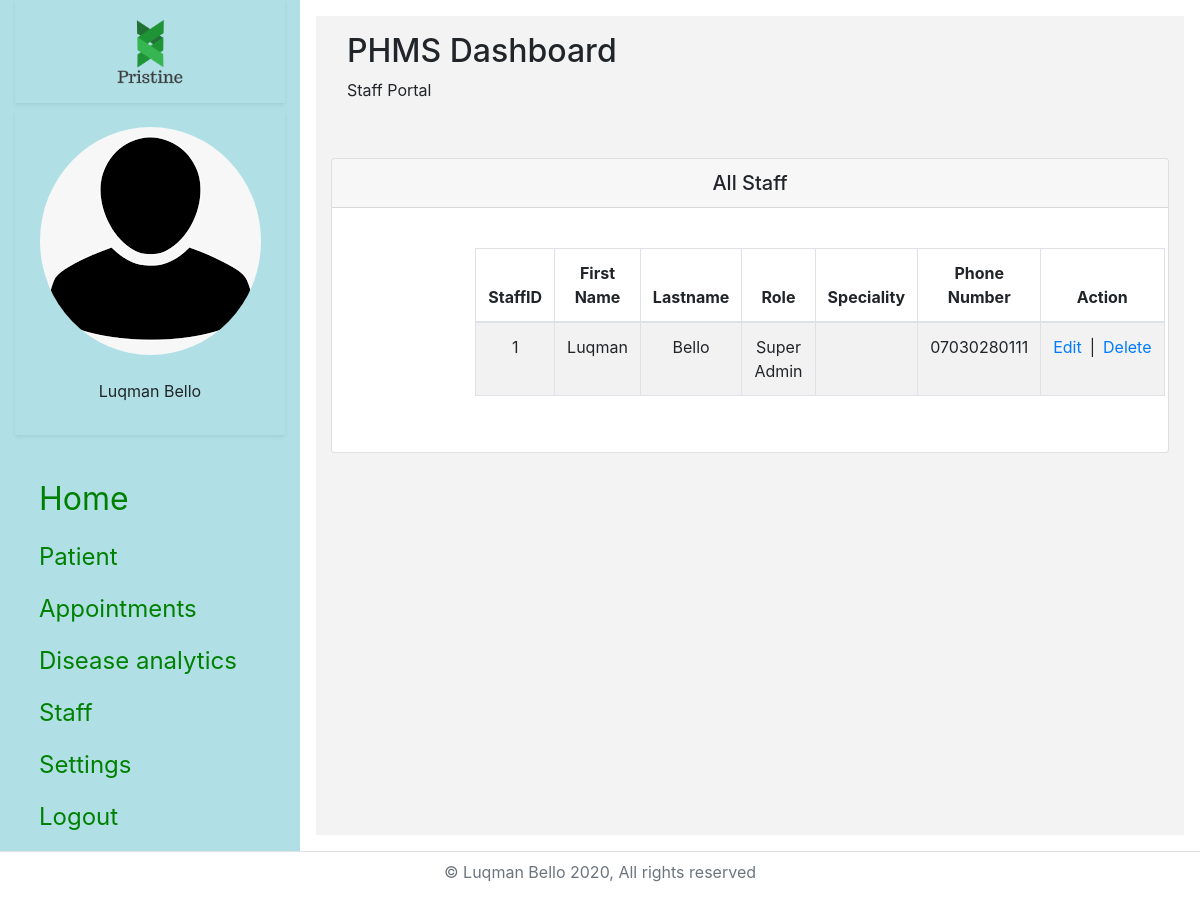
Screenshot of /staff/fetchstaff.php (signed in) with the database file from the repository.
### tables this page shows
CREATE TABLE IF NOT EXISTS `staff` (
  `staff_id` int(11) NOT NULL AUTO_INCREMENT,
  `firstname` varchar(45) NOT NULL,
  `lastname` varchar(45) NOT NULL,
  `othername` varchar(45) DEFAULT NULL,
  `address` varchar(100) NOT NULL,
  `email` varchar(50) NOT NULL,
  `phone` varchar(20) NOT NULL,
  `gender` varchar(10) NOT NULL,
  `username` varchar(50) NOT NULL,
  `password` varchar(255) NOT NULL,
  `speciality` varchar(45) DEFAULT NULL,
  `staff_typeid` int(11) DEFAULT NULL,
  `staff_image` varchar(50) DEFAULT NULL,
  PRIMARY KEY (`staff_id`),
  UNIQUE KEY `username` (`username`),
  UNIQUE KEY `email` (`email`),
  KEY `staff_typeid_idx` (`staff_typeid`),
  CONSTRAINT `staff_typeid` FOREIGN KEY (`staff_typeid`) REFERENCES `staff_type` (`staff_typeid`) ON DELETE NO ACTION ON UPDATE NO ACTION
);

CREATE TABLE IF NOT EXISTS `staff_type` (
  `staff_typeid` int(11) NOT NULL AUTO_INCREMENT,
  `staff_type` varchar(50) NOT NULL,
  PRIMARY KEY (`staff_typeid`)
);

### class/phmsclasses.php (called while the page is built, shortened)
<?php
	class DatabaseConfig{
	    public function __construct(){
	        $this->dbcon=new mysqli("localhost","root","","phms");
	    }
	}
	class Staff{
		public $staff;
		public function __construct(){
			$this->staff = new DatabaseConfig;
		}
		function fetchStaff(){
				$sql = "SELECT staff.*, staff_type.staff_type FROM staff LEFT JOIN staff_type ON staff.staff_typeid = staff_type.staff_typeid";
				if ($result = $this->staff->dbcon->query($sql)) {
					$output = $result->fetch_all(MYSQLI_ASSOC);
				} else {
					echo "Error: ".$this->staff->dbcon->error;
				}
				return $output;
		}
	}
?>

### staff/fetchstaff.php (the view, shortened to what this page needs)
<?php
  include 'asideandheader.php';
  include '../class/phmsclasses.php';
?>
<div class="row justify-content-center">
    <div class="col-12">
        <div class="card">
            <h5 class="card-header text-center"> All Staff</h5>
            <div class="card-body">
             	<div class="row justify-content-center text-center">
                <div class="col-9">
                  <div class="card-body">
                  <table class="table table-striped table-bordered">
                    <thead>
                      <th>StaffID</th>
                      <th>First Name</th>
                      <th>Lastname</th>
                      <th>Role</th>
                      <th>Speciality</th>
                      <th>Phone Number</th>
                      <th>Action</th>
                    </thead>
                    <tbody>
                      <?php
                        $admin = new Staff;
                        $staff = $admin->fetchStaff();
                        if(count($staff) >0) {
                          foreach ($staff as $key => $value) {
                      ?>
                      <tr>
                        <td><?php echo $value['staff_id']; ?></td>
                        <td><?php echo $value['firstname']; ?></td>
                        <td><?php echo $value['lastname']; ?></td>
                        <td><?php echo $value['staff_type']; ?></td>
                        <td><?php echo $value['speciality']; ?></td>
                        <td><?php echo $value['phone']; ?></td>
                        <td><a href="updatestaff.php?staffid=<?php echo $value['staff_id']; ?>" class="mr-2">Edit</a>|<a href=".php?patientid=<?php echo $value['staff_id']; ?>" class="ml-2">Delete</a></td>
                      </tr>
                      <?php
                          }
                        }
                      ?>
                    </tbody>
                  </table>
                </div>
            </div>
        </div>
    </div>
  </div>
</div>
<?php
	include 'footer.php';
?>

### staff/asideandheader.php (shortened to what this page needs)
<!DOCTYPE html>
<html lang="en">
<head>
	<link href="../css/bootstrap.css" type="text/css" rel="stylesheet">
    <link rel="stylesheet" type="text/css" href="https://stackpath.bootstrapcdn.com/font-awesome/4.7.0/css/font-awesome.min.css">
    <link href="../css/dashboard.css" type="text/css" rel="stylesheet">
</head>
<body>
    <div class="wrapper">
        <div class="container-fluid">
            <div class="row">
                <div class="col-md-3" id="sidebarpanel">
                    <aside class="sidebar h-100">
                        <div class="text-sm-center p-md-3 shadow-sm mb-2">
                            <img src="../images/pristine.png" alt="" class="img-fluid" style="width:30%;">
                        </div>
                                <div class="text-sm-center p-md-3 shadow-sm mb-4">
                                    <img src="../images/user.png" alt="User email" class="img-fluid rounded-circle"><br><br>
                                    <p> <?php echo $_SESSION['userfname']." ".$_SESSION['userlname'];  ?></p>
                                </div>
                        <nav class="navbar navbar-expand-lg navbar-light" id="sidebarnav">
                                <div class="collapse navbar-collapse" id="navbarNav">
                                    <ul class="navbar-nav flex-column">
                                        <li class="nav-item ">
                                            <a class="nav-link" href="dashboard.php" style="font-size: 2rem;">Home</a>
                                        </li>
                                        <li class="nav-item">
                                            <a class="nav-link naviparent" href="#" data-toggle="collapse" aria-expanded="false" data-target="#submenu-2" aria-controls="submenu-2">Patient</a>
                                        </li>
                                        <li class="nav-item">
                                            <a class="nav-link naviparent" href="#" data-toggle="collapse" aria-expanded="false" data-target="#submenu-3" aria-controls="submenu-3">Appointments</a>
                                        </li>
                                        <li class="nav-item ">
                                            <a class="nav-link naviparent" href="">Disease analytics</a>
                                        </li>
                                        <li class="nav-item">
                                            <a class="nav-link naviparent" href="#" data-toggle="collapse" aria-expanded="false" data-target="#submenu-5" aria-controls="submenu-5">Staff</a>
                                        </li>
                                        <li class="nav-item">
                                            <a class="nav-link naviparent" href="#" data-toggle="collapse" aria-expanded="false" data-target="#submenu-settings" aria-controls="submenu-settings">Settings </a>
                                        </li>
                                        <li class="nav-item ">
                                            <a class="nav-link naviparent" href="logout.php">Logout</a>
                                        </li>
                                    </ul>
                                </div>
                        </nav>
                    </aside>
                </div>
                <div class="col-md-9 p-2 ">
                     <section class="p-2 h-100">
                        <div class="container-fluid mainsection">
                                <div class="row p-3 mb-4">
                                    <div class="col-xl-12 col-lg-12 col-md-12 col-sm-12 col-12">
                                        <div class="page-header">
                                            <h2 class="">PHMS Dashboard </h2>
                                            <p class="">Staff Portal</p>
                                        </div>
                                    </div>
                                </div>

### staff/footer.php (shortened to what this page needs)
            </section>
        </div>
            <div class="col-12 text-center border-top">
                <footer class="p-2" id="footer">
                    <p class="text-muted">© Luqman Bello <?php echo date('Y') ?>, All rights reserved</p>
                </footer>
            </div>
            </div>
        </div>
    </div>
</body>
</html>

### css/dashboard.css (style rules this page uses)
#sidebarpanel { background-color: powderblue; }
#sidebarnav a { color: green; }
.naviparent { font-size: 1.5rem; }
.mainsection { background-color: rgba(224,224,224,0.4); height: 100%; }
#footer { position: relative; bottom: 0; }

### rows the page displays
staff: staff_id "1", firstname "Luqman", lastname "Bello", staff_typeid.staff_type "Super Admin", phone "07030280111"

### other values shown
$_SESSION['userfname'] "Luqman"
$_SESSION['userlname'] "Bello"
